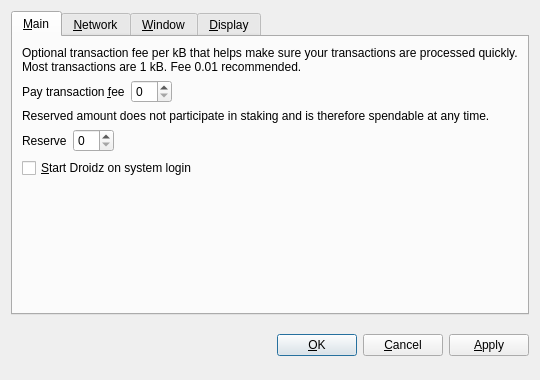
<?xml version="1.0" encoding="UTF-8"?>
<ui version="4.0">
 <class>OptionsDialog</class>
 <widget class="QDialog" name="OptionsDialog">
  <property name="geometry">
   <rect>
    <x>0</x>
    <y>0</y>
    <width>540</width>
    <height>380</height>
   </rect>
  </property>
  <property name="windowTitle">
   <string>Options</string>
  </property>
  <property name="modal">
   <bool>true</bool>
  </property>
  <layout class="QVBoxLayout" name="verticalLayout">
   <item>
    <widget class="QTabWidget" name="tabWidget">
     <property name="tabPosition">
      <enum>QTabWidget::North</enum>
     </property>
     <property name="currentIndex">
      <number>0</number>
     </property>
     <widget class="QWidget" name="tabMain">
      <attribute name="title">
       <string>&amp;Main</string>
      </attribute>
      <layout class="QVBoxLayout" name="verticalLayout_Main">
       <item>
        <widget class="QLabel" name="transactionFeeInfoLabel">
         <property name="text">
          <string>Optional transaction fee per kB that helps make sure your transactions are processed quickly. Most transactions are 1 kB. Fee 0.01 recommended.</string>
         </property>
         <property name="textFormat">
          <enum>Qt::PlainText</enum>
         </property>
         <property name="wordWrap">
          <bool>true</bool>
         </property>
        </widget>
       </item>
       <item>
        <layout class="QHBoxLayout" name="horizontalLayoutFee">
         <item>
          <widget class="QLabel" name="transactionFeeLabel">
           <property name="text">
            <string>Pay transaction &amp;fee</string>
           </property>
           <property name="textFormat">
            <enum>Qt::PlainText</enum>
           </property>
           <property name="buddy">
            <cstring>transactionFee</cstring>
           </property>
          </widget>
         </item>
         <item>
          <widget class="BitcoinAmountField" name="transactionFee"/>
         </item>
         <item>
          <spacer name="horizontalSpacerFee">
           <property name="orientation">
            <enum>Qt::Horizontal</enum>
           </property>
           <property name="sizeHint" stdset="0">
            <size>
             <width>40</width>
             <height>20</height>
            </size>
           </property>
          </spacer>
         </item>
        </layout>
       </item>
       <item>
        <widget class="QLabel" name="reserveBalanceInfoLabel">
         <property name="text">
          <string>Reserved amount does not participate in staking and is therefore spendable at any time.</string>
         </property>
         <property name="textFormat">
          <enum>Qt::PlainText</enum>
         </property>
         <property name="wordWrap">
          <bool>true</bool>
         </property>
        </widget>
       </item>
       <item>
        <layout class="QHBoxLayout" name="horizontalLayoutReserveBalance">
         <item>
          <widget class="QLabel" name="reserveBalanceLabel">
           <property name="text">
            <string>Reserve</string>
           </property>
           <property name="textFormat">
            <enum>Qt::PlainText</enum>
           </property>
           <property name="buddy">
            <cstring>reserveBalance</cstring>
           </property>
          </widget>
         </item>
         <item>
          <widget class="BitcoinAmountField" name="reserveBalance"/>
         </item>
         <item>
          <spacer name="horizontalSpacerReserveBalance">
           <property name="orientation">
            <enum>Qt::Horizontal</enum>
           </property>
           <property name="sizeHint" stdset="0">
            <size>
             <width>40</width>
             <height>20</height>
            </size>
           </property>
          </spacer>
         </item>
        </layout>
       </item>
       <item>
        <widget class="QCheckBox" name="bitcoinAtStartup">
         <property name="toolTip">
          <string>Automatically start Droidz after logging in to the system.</string>
         </property>
         <property name="text">
          <string>&amp;Start Droidz on system login</string>
         </property>
        </widget>
       </item>
       <item>
        <spacer name="verticalSpacer_Main">
         <property name="orientation">
          <enum>Qt::Vertical</enum>
         </property>
         <property name="sizeHint" stdset="0">
          <size>
           <width>20</width>
           <height>40</height>
          </size>
         </property>
        </spacer>
       </item>
      </layout>
     </widget>
     <widget class="QWidget" name="tabNetwork">
      <attribute name="title">
       <string>&amp;Network</string>
      </attribute>
      <layout class="QVBoxLayout" name="verticalLayout_Network">
       <item>
        <widget class="QCheckBox" name="mapPortUpnp">
         <property name="toolTip">
          <string>Automatically open the Droidz client port on the router. This only works when your router supports UPnP and it is enabled.</string>
         </property>
         <property name="text">
          <string>Map port using &amp;UPnP</string>
         </property>
        </widget>
       </item>
       <item>
        <widget class="QCheckBox" name="connectSocks">
         <property name="toolTip">
          <string>Connect to the Droidz network through a SOCKS5 proxy (e.g. when connecting through Tor).</string>
         </property>
         <property name="text">
          <string>&amp;Connect through SOCKS5 proxy:</string>
         </property>
        </widget>
       </item>
       <item>
        <layout class="QHBoxLayout" name="horizontalLayout_Network">
         <item>
          <widget class="QLabel" name="proxyIpLabel">
           <property name="text">
            <string>Proxy &amp;IP:</string>
           </property>
           <property name="textFormat">
            <enum>Qt::PlainText</enum>
           </property>
           <property name="buddy">
            <cstring>proxyIp</cstring>
           </property>
          </widget>
         </item>
         <item>
          <widget class="QValidatedLineEdit" name="proxyIp">
           <property name="maximumSize">
            <size>
             <width>140</width>
             <height>16777215</height>
            </size>
           </property>
           <property name="toolTip">
            <string>IP address of the proxy (e.g. 127.0.0.1)</string>
           </property>
          </widget>
         </item>
         <item>
          <widget class="QLabel" name="proxyPortLabel">
           <property name="text">
            <string>&amp;Port:</string>
           </property>
           <property name="textFormat">
            <enum>Qt::PlainText</enum>
           </property>
           <property name="buddy">
            <cstring>proxyPort</cstring>
           </property>
          </widget>
         </item>
         <item>
          <widget class="QLineEdit" name="proxyPort">
           <property name="maximumSize">
            <size>
             <width>55</width>
             <height>16777215</height>
            </size>
           </property>
           <property name="toolTip">
            <string>Port of the proxy (e.g. 9050)</string>
           </property>
          </widget>
         </item>
         <item>
          <spacer name="horizontalSpacer_Network">
           <property name="orientation">
            <enum>Qt::Horizontal</enum>
           </property>
           <property name="sizeHint" stdset="0">
            <size>
             <width>40</width>
             <height>20</height>
            </size>
           </property>
          </spacer>
         </item>
        </layout>
       </item>
       <item>
        <spacer name="verticalSpacer_Network">
         <property name="orientation">
          <enum>Qt::Vertical</enum>
         </property>
         <property name="sizeHint" stdset="0">
          <size>
           <width>20</width>
           <height>40</height>
          </size>
         </property>
        </spacer>
       </item>
      </layout>
     </widget>
     <widget class="QWidget" name="tabWindow">
      <attribute name="title">
       <string>&amp;Window</string>
      </attribute>
      <layout class="QVBoxLayout" name="verticalLayout_Window">
       <item>
        <widget class="QCheckBox" name="minimizeToTray">
         <property name="toolTip">
          <string>Show only a tray icon after minimizing the window.</string>
         </property>
         <property name="text">
          <string>&amp;Minimize to the tray instead of the taskbar</string>
         </property>
        </widget>
       </item>
       <item>
        <widget class="QCheckBox" name="minimizeOnClose">
         <property name="toolTip">
          <string>Minimize instead of exit the application when the window is closed. When this option is enabled, the application will be closed only after selecting Quit in the menu.</string>
         </property>
         <property name="text">
          <string>M&amp;inimize on close</string>
         </property>
        </widget>
       </item>
       <item>
        <spacer name="verticalSpacer_Window">
         <property name="orientation">
          <enum>Qt::Vertical</enum>
         </property>
         <property name="sizeHint" stdset="0">
          <size>
           <width>20</width>
           <height>40</height>
          </size>
         </property>
        </spacer>
       </item>
      </layout>
     </widget>
     <widget class="QWidget" name="tabDisplay">
      <attribute name="title">
       <string>&amp;Display</string>
      </attribute>
      <layout class="QVBoxLayout" name="verticalLayout_Display">
       <item>
        <layout class="QHBoxLayout" name="horizontalLayout_1_Display">
         <item>
          <widget class="QLabel" name="langLabel">
           <property name="text">
            <string>User Interface &amp;language:</string>
           </property>
           <property name="textFormat">
            <enum>Qt::PlainText</enum>
           </property>
           <property name="buddy">
            <cstring>lang</cstring>
           </property>
          </widget>
         </item>
         <item>
          <widget class="QValueComboBox" name="lang">
           <property name="toolTip">
            <string>The user interface language can be set here. This setting will take effect after restarting Droidz.</string>
           </property>
          </widget>
         </item>
        </layout>
       </item>
       <item>
        <layout class="QHBoxLayout" name="horizontalLayout_2_Display">
         <item>
          <widget class="QLabel" name="unitLabel">
           <property name="text">
            <string>&amp;Unit to show amounts in:</string>
           </property>
           <property name="textFormat">
            <enum>Qt::PlainText</enum>
           </property>
           <property name="buddy">
            <cstring>unit</cstring>
           </property>
          </widget>
         </item>
         <item>
          <widget class="QValueComboBox" name="unit">
           <property name="toolTip">
            <string>Choose the default subdivision unit to show in the interface and when sending coins.</string>
           </property>
          </widget>
         </item>
        </layout>
       </item>
       <item>
        <widget class="QCheckBox" name="coinControlFeatures">
         <property name="toolTip">
          <string>Whether to show coin control features or not.</string>
         </property>
         <property name="text">
          <string>Display coin &amp;control features (experts only!)</string>
         </property>
        </widget>
       </item>
       <item>
        <widget class="QCheckBox" name="minimizeCoinAge">
         <property name="toolTip">
          <string>Whether to select the coin outputs randomly or with minimal coin age.</string>
         </property>
         <property name="text">
          <string>Minimize weight consumption (experimental)</string>
         </property>
        </widget>
       </item>
       <item>
        <widget class="QCheckBox" name="useBlackTheme">
         <property name="text">
          <string>Use black visual theme (requires restart)</string>
         </property>
        </widget>
       </item>
       <item>
        <spacer name="verticalSpacer_Display">
         <property name="orientation">
          <enum>Qt::Vertical</enum>
         </property>
         <property name="sizeHint" stdset="0">
          <size>
           <width>20</width>
           <height>40</height>
          </size>
         </property>
        </spacer>
       </item>
      </layout>
     </widget>
    </widget>
   </item>
   <item>
    <layout class="QHBoxLayout" name="horizontalLayout_Buttons">
     <item>
      <spacer name="horizontalSpacer_1">
       <property name="orientation">
        <enum>Qt::Horizontal</enum>
       </property>
       <property name="sizeHint" stdset="0">
        <size>
         <width>40</width>
         <height>48</height>
        </size>
       </property>
      </spacer>
     </item>
     <item>
      <widget class="QLabel" name="statusLabel">
       <property name="font">
        <font>
         <weight>75</weight>
         <bold>true</bold>
        </font>
       </property>
       <property name="text">
        <string/>
       </property>
       <property name="textFormat">
        <enum>Qt::PlainText</enum>
       </property>
       <property name="wordWrap">
        <bool>true</bool>
       </property>
      </widget>
     </item>
     <item>
      <spacer name="horizontalSpacer_2">
       <property name="orientation">
        <enum>Qt::Horizontal</enum>
       </property>
       <property name="sizeHint" stdset="0">
        <size>
         <width>40</width>
         <height>48</height>
        </size>
       </property>
      </spacer>
     </item>
     <item>
      <widget class="QPushButton" name="okButton">
       <property name="text">
        <string>&amp;OK</string>
       </property>
      </widget>
     </item>
     <item>
      <widget class="QPushButton" name="cancelButton">
       <property name="text">
        <string>&amp;Cancel</string>
       </property>
       <property name="autoDefault">
        <bool>false</bool>
       </property>
      </widget>
     </item>
     <item>
      <widget class="QPushButton" name="applyButton">
       <property name="text">
        <string>&amp;Apply</string>
       </property>
       <property name="autoDefault">
        <bool>false</bool>
       </property>
      </widget>
     </item>
    </layout>
   </item>
  </layout>
 </widget>
 <customwidgets>
  <customwidget>
   <class>BitcoinAmountField</class>
   <extends>QSpinBox</extends>
   <header>bitcoinamountfield.h</header>
  </customwidget>
  <customwidget>
   <class>QValueComboBox</class>
   <extends>QComboBox</extends>
   <header>qvaluecombobox.h</header>
  </customwidget>
  <customwidget>
   <class>QValidatedLineEdit</class>
   <extends>QLineEdit</extends>
   <header>qvalidatedlineedit.h</header>
  </customwidget>
 </customwidgets>
 <resources/>
 <connections/>
</ui>
